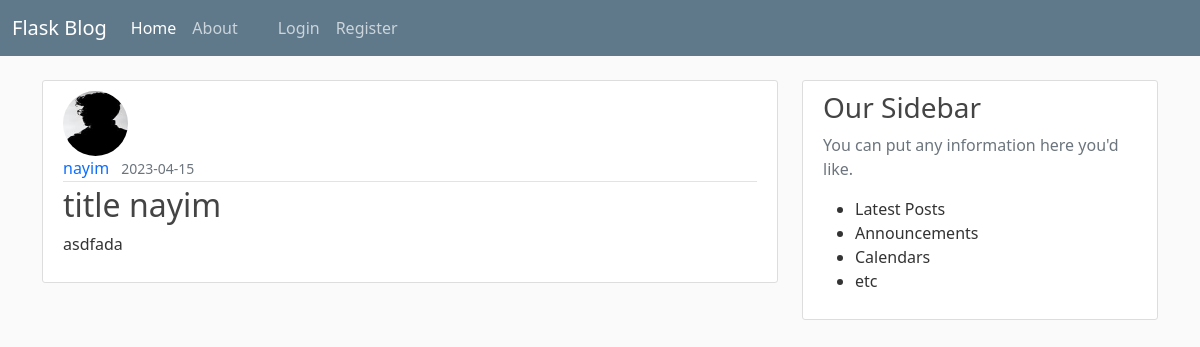
/post/1, run on an earlier commit of the app's database.
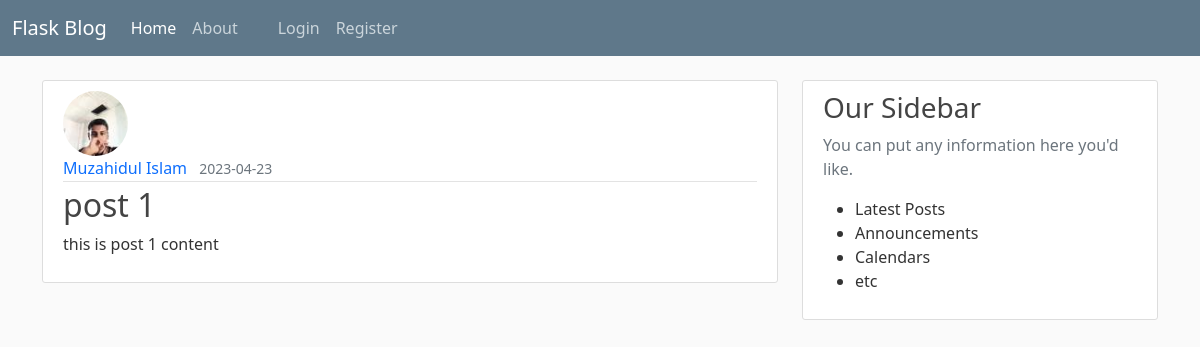
And on a later commit of the database.
### flaskblog/models.py (models this page shows, shortened)
class User(db.Model, UserMixin):
    id = db.Column(db.Integer,primary_key=True)
    username = db.Column(db.String(20),unique=True,nullable=False)
    email = db.Column(db.String(120),unique=True,nullable=False)
    image_file = db.Column(db.String(20),nullable=False, default = 'default.jpg')
    password = db.Column(db.String(60),nullable=False)
    posts = db.relationship('Post', backref='author',lazy=True)

class Post(db.Model):
    id = db.Column(db.Integer,primary_key=True)
    title = db.Column(db.String(100), nullable=False)
    date_posted  = db.Column(db.DateTime, nullable=False , default = datetime.utcnow)
    content = db.Column(db.String(1000), nullable = False)
    user_id = db.Column(db.Integer, db.ForeignKey('user.id'), nullable = False)

### flaskblog/routes.py (the view)
@app.route("/post/<int:post_id>")
def post(post_id):
    post = Post.query.get_or_404(post_id)#get post by id but if it is not possible return 404
    return render_template('post.html',title=post.title, post=post)

### flaskblog/templates/post.html (shortened to what this page needs)
{% extends "layout.html" %}
{% block content%}
        <article class="media content-section">
            <img class="rounded-circle article-img" src="{{url_for('static', filename='profilePic/' + post.author.image_file)}}" alt="">
            <div class="media-body">
                <div class="article-metadata">
                    <a class="me-2" href="{{url_for('user_posts', username=post.author.username)}}">{{post.author.username}}</a>
                    <small class="text-muted">{{post.date_posted.strftime('%Y-%m-%d')}}</small>
                </div>
                <h2 class="article-title">{{post.title}}</h2>
                <p>{{post.content}}</p>
            </div>
        </article>
{% endblock content%}

What changed in the data, as far as the page shows it:
removed User: image_file (placeholder picture), author.username "nayim"
now on this page (row edited): User: image_file (picture), author.username "Muzahidul Islam"
changed Post: date_posted "2023-04-15" → "2023-04-23"; title "title nayim" → "post 1"; content "asdfada" → "this is post 1 content"
